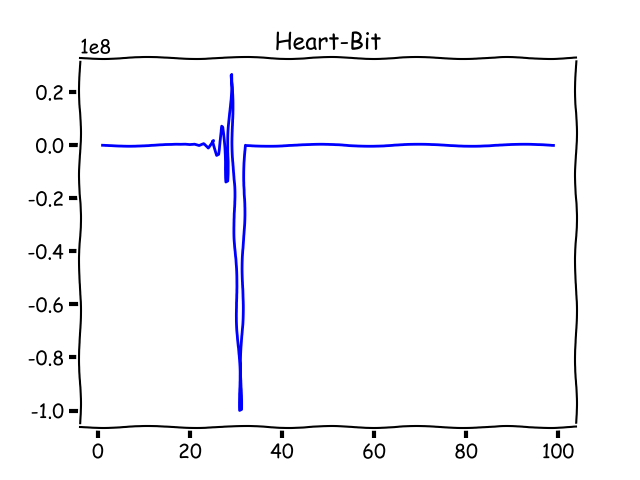

Here is the Python script that generated this plot:
import numpy as np
import matplotlib.pyplot as plt

with plt.xkcd():
    _x = [c for c in range(1,100)]
    xs = np.array(_x)
    ys = (((-1)**(xs-1))*(2**xs))/(xs*np.log(2))

    plt.title("Heart-Bit")
    plt.plot(xs,ys, color="blue")
    plt.savefig('HeartBit.png')
    plt.show()
